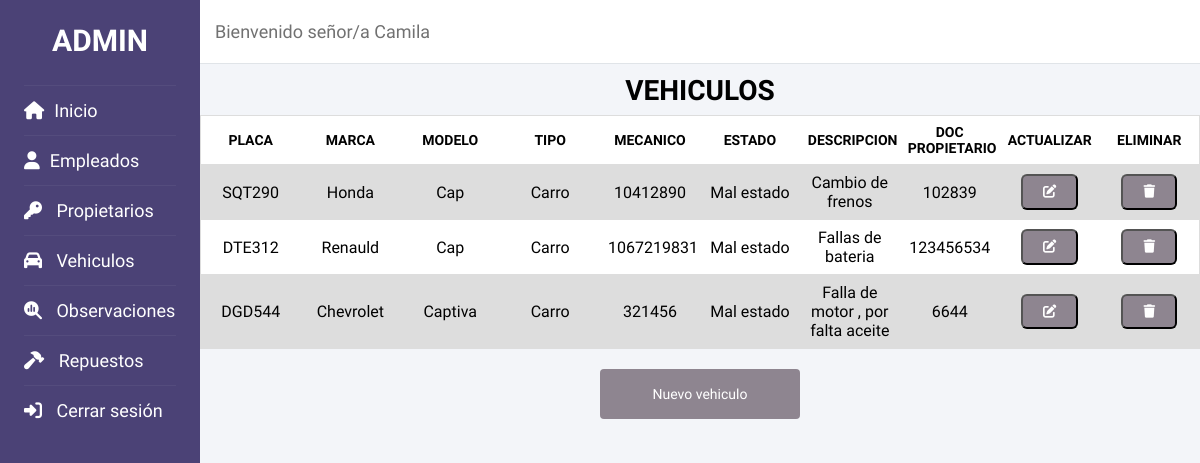
The app's page /codigo/neg_dat_consultar_vehiculos.php (signed in) with its own data.
### tables this page shows
create table vehiculos (
    id_vehiculo int (20) primary key not null auto_increment,
    placa varchar (6) not null,
    marca text (25) not null,
    modelo varchar (10) not null,
    tipo_de_vehiculo text (10) not null,
    mecanico int(12) not null,
    estado  text (15) not null,
    descripcion varchar (500) not null,
    doc_propietario int (10) not null
);

### codigo/neg_dat_consultar_vehiculos.php (the view, shortened to what this page needs)
<!DOCTYPE html>
<html lang="es">
<head>
    <link rel="stylesheet" href="css/Style_consultas.css">
</head>
<body>
<?php include('header_administrador.php');?>
    <main class="container-table">
    <?php class Vehiculos
    {
        public function consultar ()
        {
        include ("conexion.php");
        echo "<table class='table'>";
        $sql = "SELECT * FROM vehiculos";
	    if(!$result = $db->query($sql)):
		    die('Hay un error primera consulta!!! ['.$db->error.']');
        endif;
        echo "<caption>Vehiculos</caption>";
        echo "<tbody>";
            echo "<tr class='table-header'>";
                echo "<th>Placa</th>";
                echo "<th>Marca</th>";
                echo "<th>Modelo</th>";
                echo "<th>Tipo</th>";
                echo "<th>Mecanico</th>";
                echo "<th>Estado</th>";
                echo "<th>Descripcion</th>";
                echo "<th>Doc propietario</th>";
                echo "<th>Actualizar</th>";
                echo "<th>Eliminar</th>";
            echo "</tr>";
        while ($row=$result->fetch_assoc()):
            $placa=stripslashes($row["placa"]);
            $marca=stripslashes($row["marca"]);
            $modelo=stripslashes($row["modelo"]);
            $tipo_de_vehiculo=stripslashes($row["tipo_de_vehiculo"]);
            $mecanico=stripslashes($row["mecanico"]);
            $estado=stripslashes($row["estado"]);
            $descripcion=stripslashes($row["descripcion"]);
            $doc_propietario=stripslashes($row["doc_propietario"]);
            echo "<tr>";
                echo "<td data-label='Placa'>$placa</td>";
                echo "<td data-label='Marca'>$marca</td>";
                echo "<td data-label='Modelo'>$modelo</td>";
                echo "<td data-label='Tipo'>$tipo_de_vehiculo</td>";
                echo "<td data-label='Mecanico'>$mecanico</td>";
                echo "<td data-label='Estado'>$estado</td>";
                echo "<td data-label='Descripcion'>$descripcion</td>";
                echo "<td data-label='Doc propietario'>$doc_propietario</td>";
                echo "<td data-label='Actualizar'>";
                    echo "<form method='POST' action='pres_neg_dat_actualizar_vehiculos.php'>";
                    echo "<button  class='btn_table fa-solid fa-pen-to-square' type='submit' Value='Actualizar'></button>";
                    echo "</form>";
                echo "</td>";
                echo "<td data-label='Eliminar'>";
                    echo "<form method='POST' action='neg_dat_eliminar_vehiculos.php'>";
                    echo "<button  class='btn_table fa-solid fa-trash' type='submit' Value='Eliminar'></button>";
                    echo "</form>";
                echo "</td>";
            echo "</tr>";
        endwhile;
            echo" </tbody>";
        echo "</table>";
        }
    }
    $nuevo = new Vehiculos();
    $nuevo -> consultar();
    ?>
        <a class="btn_bottom" href="pres_registro_vehiculos.php">Nuevo vehiculo</a>
    </main>
</body>
</html>

### codigo/header_administrador.php (shortened to what this page needs)
<!DOCTYPE html>
<html lang="es">
    <head>
        <link rel="stylesheet" href="css/Style_header.css">
        <link media="(min-width:1000px)" rel="stylesheet" href="css/Style_desktop.css">
        <link media="(min-width:465px)" rel="stylesheet" href="css/Style_tablet.css">
        <link rel="stylesheet" href="https://cdnjs.cloudflare.com/ajax/libs/font-awesome/6.2.0/css/all.min.css"/>
    </head>
    <body>
        <header class="caja_menuAd1">
            <div class="menu-left">
                <section class="section__aside" id="aside">
                    <article class="icons">
                        <h2>ADMIN</h2>
                    </article>
                    <ul class="lista">
                        <li><a href="dashboard_administrador.php"><i class="fas fa-home"></i>Inicio</a></li>
                        <li><a href="neg_dat_consultar_empleados.php"><i class="fas fa-user"></i>Empleados</a></li>
                        <li><a href="neg_dat_consultar_propietarios.php"><i class="fa-solid fa-key"></i> Propietarios</a></li>
                        <li><a href="neg_dat_consultar_vehiculos.php"><i class="fa-solid fa-car"></i> Vehiculos</a></li>
                        <li><a href="neg_dat_consultar_observaciones.php"><i class="fa-solid fa-magnifying-glass-chart"></i> Observaciones</a></li>
                        <li><a href="neg_dat_consultar_repuestos.php"><i class="fa-solid fa-hammer"></i> Repuestos</a></li>
                        <li><a href="neg_salir.php "><i class="fa-solid fa-right-to-bracket"></i> Cerrar sesión</a></li>
                    </ul>
                </section>
            </div>
            <nav class="nav__user">
                <h2> Bienvenido señor/a <?= $_SESSION['nombre_usuario'] ?> </h2>
        </header>
    </body>
</html>

### codigo/css/Style_consultas.css (style rules this page uses)
.container-table { width: 100%; margin: auto; }
.table { width: 100%; border: 0px; background-color: white; border-collapse: collapse; table-layout: fixed; }
.table caption { font-size: 2.2rem; text-transform: uppercase; font-weight: bold; margin: 8px 0; }
.table tr { display: block; background-color: #f8f8f8; margin-bottom: 8px; border-bottom: 4px solid #ddd; }
.table th, .table td { font-size: 1.2rem; padding: 8px; text-align: center; }
.table .table-header { display: none; }
.table .table-header th { text-transform: uppercase; background-color: white; color: black; }
.table td { display: block; border-bottom: 1px solid #ddd; text-align: right; }
.table td:last-child { border-bottom: 0px; }
.table td::before { content: attr(data-label); font-weight: bold; float: left; }
.btn_table { background-color: #8e8590; padding: 9px 20px; color: #fff; border-radius: 6px; text-decoration: 0; cursor: pointer; }
.btn_bottom { display: flex; justify-content: center; font-size: 1.4rem; margin-top: 20px; padding: 10px 0; background-color: #8e8590; color: white; }

### codigo/css/Style_header.css (style rules this page uses)
* { margin: 0; padding: 0; text-decoration: none; font-family: 'Josefin Sans', sans-serif; box-sizing: border-box; }
html { font-size: 62.5%; }
.caja_menuAd1 { display: inline-flex; flex-direction: row; flex-wrap: nowrap; width: 100%; background-color: #f3f5f9; }
body { background-color: #f3f5f9; }
header { display: inline-flex; width: 100%; }
.nav__user { display: flex; align-items: center; color: #717171; background-color: white; width: 100%; height: 8vh; border-bottom: 1px solid #e0e4e8; padding-left: 15px; }
.nav__user h2 { font-size: 1.5rem; font-weight: 300; }
.menu-left { width: 14%; }
.section__aside { display: none; flex-direction: column; flex-wrap: nowrap; background-color: #4b4276; position: fixed; width: 100%; height: 100vh; border-bottom: 1px solid gray; }
.section__aside .icons { display: flex; justify-content: space-between; }
.section__aside .icons h2 { display: flex; justify-content: center; align-items: center; font-size: 3rem; color: white; width: 100%; }
.lista { margin-top: 80px; }
.lista li { display: flex; justify-content: center; align-items: center; height: 50px; border-bottom: 2px solid grey; }
.lista li a { text-decoration: none; color: white; font-size: 2rem; cursor: pointer; }
.lista li a i { margin-right: 10px; }

### codigo/css/Style_desktop.css (style rules this page uses)
.menu-left { width: 0; }
.section__aside { display: flex; width: 200px; }
.section__aside .icons { justify-content: normal; height: 80px; }
.lista { margin-top: 5px; padding: 0 24px; }
.lista li { justify-content: normal; padding: 0; border-top: 1px solid rgba(255,255,255,0.05); border-bottom: none; }
.lista li a { font-size: 1.8rem; }
.nav__user { margin-left: 200px; }
.nav__user h2 { font-size: 1.8rem; }
main { margin-left: 200px; }
.container-table { display: flex; flex-direction: column; align-items: center; width: calc(100% - 200px); margin-left: 200px; }
.table { border: 1px solid #cccc; }
.table caption { font-size: 2.8rem; }
.table .table-header { display: table-row; }
.table .table-header th { font-size: 1.1rem; }
.table tr { display: table-row; border: 1px solid #ddd; background: white; }
.table tr:nth-child(even) { background-color: #ddd; }
.table th, .table td { font-size: 1.6rem; text-align: center; }
.table td { display: table-cell; }
.table td::before { content: none; font-weight: normal; float: none; }
.btn_bottom { align-items: center; width: 200px; height: 50px; border-radius: 4px; }
@media screen and (min-width:1200px) { .table .table-header th { font-size: 1.4rem; } }

### records on screen
vehiculos: placa "SQT290", marca "Honda", modelo "Cap", tipo_de_vehiculo "Carro", mecanico "10412890", estado "Mal estado", descripcion "Cambio de frenos", doc_propietario "102839"
vehiculos: placa "DTE312", marca "Renauld", modelo "Cap", tipo_de_vehiculo "Carro", mecanico "1067219831", estado "Mal estado", descripcion "Fallas de bateria", doc_propietario "123456534"
vehiculos: placa "DGD544", marca "Chevrolet", modelo "Captiva", tipo_de_vehiculo "Carro", mecanico "321456", estado "Mal estado", descripcion "Falla de motor , por falta aceite", doc_propietario "6644"

### other values on screen
$_SESSION['nombre_usuario'] "Camila"
